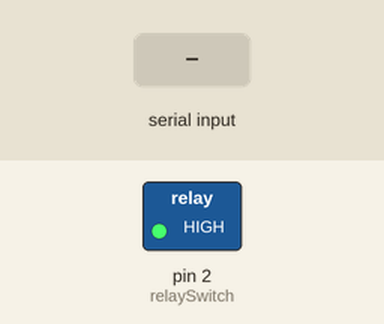
Simulated run of this sketch. Board: Arduino Uno, built with avr-gcc and run on an emulated ATmega328P. On the bench: switched loads named in the sketch (green lamp = pin HIGH). Inputs (shaded band) come from the test bench. What the sketch prints to the serial monitor is not drawn.

Above: at 1.2 s.
1.3 s: "0" received over Serial
At 1.8 s:
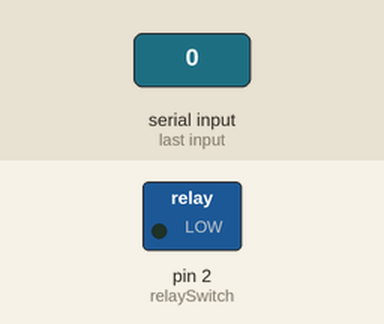
2.8 s: "1" received over Serial
At 3.6 s:
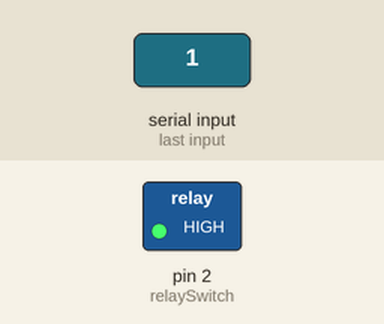
Timing chart, 0 to 5.8 s (numbered marks = the images above; inputs shaded):
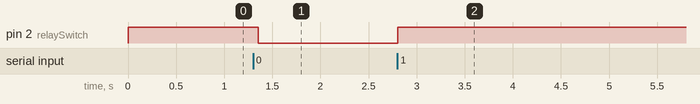

The sketch:

home_automation.ino
```cpp
char bluetoothVal;//converting data received from serial monitor to integer
int relaySwitch = 2;
bool val = HIGH;
void setup() {
  Serial.begin(9600);//enable serial monitor
  pinMode(relaySwitch, OUTPUT);//define relay pin

}

void loop() {
  if (Serial.available() == 0) {
  }
   bluetoothVal = Serial.read();//read serial value
  Serial.println(bluetoothVal);
  if (bluetoothVal == '1') {
    val = HIGH;
    digitalWrite(relaySwitch, val);//turn on the bulb

  }
  else if (bluetoothVal == '0') {
    val = LOW;
    digitalWrite(bluetoothVal, val);//turn off the bulb
  }
  else{
    digitalWrite(relaySwitch,val);//leave the bulb the way it is
  }
 delay(50);
}
```

Measured:
- after the input at 1.3 s, pin 2 (relaySwitch): HIGH → LOW after 0.05 s
- after the input at 2.8 s, pin 2 (relaySwitch): LOW → HIGH at once
